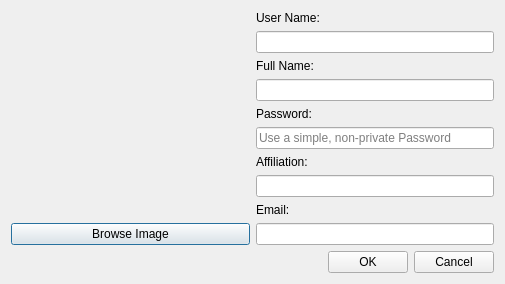
<?xml version="1.0" encoding="UTF-8"?>
<ui version="4.0">
 <class>Dialog</class>
 <widget class="QDialog" name="Dialog">
  <property name="geometry">
   <rect>
    <x>0</x>
    <y>0</y>
    <width>505</width>
    <height>281</height>
   </rect>
  </property>
  <property name="windowTitle">
   <string>Corpus Identity Settings</string>
  </property>
  <layout class="QVBoxLayout" name="verticalLayout_3">
   <item>
    <layout class="QHBoxLayout" name="horizontalLayout_4">
     <item>
      <layout class="QVBoxLayout" name="verticalLayout">
       <item>
        <widget class="QWidget" name="widget_image" native="true">
         <property name="sizePolicy">
          <sizepolicy hsizetype="Preferred" vsizetype="Expanding">
           <horstretch>0</horstretch>
           <verstretch>0</verstretch>
          </sizepolicy>
         </property>
        </widget>
       </item>
       <item>
        <widget class="QPushButton" name="btn_Browse">
         <property name="sizePolicy">
          <sizepolicy hsizetype="Expanding" vsizetype="Fixed">
           <horstretch>0</horstretch>
           <verstretch>0</verstretch>
          </sizepolicy>
         </property>
         <property name="text">
          <string>Browse Image</string>
         </property>
        </widget>
       </item>
      </layout>
     </item>
     <item>
      <layout class="QVBoxLayout" name="verticalLayout_2">
       <item>
        <widget class="QLabel" name="label_2">
         <property name="minimumSize">
          <size>
           <width>80</width>
           <height>0</height>
          </size>
         </property>
         <property name="maximumSize">
          <size>
           <width>80</width>
           <height>16777215</height>
          </size>
         </property>
         <property name="text">
          <string>User Name:</string>
         </property>
        </widget>
       </item>
       <item>
        <layout class="QHBoxLayout" name="horizontalLayout_2">
         <item>
          <widget class="QLineEdit" name="lineEdit_Name">
           <property name="sizePolicy">
            <sizepolicy hsizetype="Expanding" vsizetype="Preferred">
             <horstretch>0</horstretch>
             <verstretch>0</verstretch>
            </sizepolicy>
           </property>
          </widget>
         </item>
        </layout>
       </item>
       <item>
        <widget class="QLabel" name="label_5">
         <property name="text">
          <string>Full Name:</string>
         </property>
        </widget>
       </item>
       <item>
        <widget class="QLineEdit" name="lineEdit_FullName"/>
       </item>
       <item>
        <widget class="QLabel" name="label">
         <property name="text">
          <string>Password:</string>
         </property>
        </widget>
       </item>
       <item>
        <widget class="QLineEdit" name="lineEdi_Password">
         <property name="sizePolicy">
          <sizepolicy hsizetype="Expanding" vsizetype="Preferred">
           <horstretch>0</horstretch>
           <verstretch>0</verstretch>
          </sizepolicy>
         </property>
         <property name="placeholderText">
          <string>Use a simple, non-private Password</string>
         </property>
        </widget>
       </item>
       <item>
        <widget class="QLabel" name="label_3">
         <property name="minimumSize">
          <size>
           <width>80</width>
           <height>0</height>
          </size>
         </property>
         <property name="maximumSize">
          <size>
           <width>80</width>
           <height>16777215</height>
          </size>
         </property>
         <property name="text">
          <string>Affiliation:</string>
         </property>
        </widget>
       </item>
       <item>
        <layout class="QHBoxLayout" name="horizontalLayout_3">
         <item>
          <widget class="QLineEdit" name="lineEdit_Affiliation">
           <property name="sizePolicy">
            <sizepolicy hsizetype="Expanding" vsizetype="Preferred">
             <horstretch>0</horstretch>
             <verstretch>0</verstretch>
            </sizepolicy>
           </property>
          </widget>
         </item>
        </layout>
       </item>
       <item>
        <widget class="QLabel" name="label_4">
         <property name="text">
          <string>Email:</string>
         </property>
        </widget>
       </item>
       <item>
        <widget class="QLineEdit" name="lineEdi_Email">
         <property name="sizePolicy">
          <sizepolicy hsizetype="Expanding" vsizetype="Preferred">
           <horstretch>0</horstretch>
           <verstretch>0</verstretch>
          </sizepolicy>
         </property>
        </widget>
       </item>
       <item>
        <spacer name="verticalSpacer_2">
         <property name="orientation">
          <enum>Qt::Vertical</enum>
         </property>
         <property name="sizeHint" stdset="0">
          <size>
           <width>20</width>
           <height>40</height>
          </size>
         </property>
        </spacer>
       </item>
      </layout>
     </item>
    </layout>
   </item>
   <item>
    <layout class="QHBoxLayout" name="horizontalLayout">
     <item>
      <spacer name="horizontalSpacer">
       <property name="orientation">
        <enum>Qt::Horizontal</enum>
       </property>
       <property name="sizeHint" stdset="0">
        <size>
         <width>40</width>
         <height>20</height>
        </size>
       </property>
      </spacer>
     </item>
     <item>
      <widget class="QPushButton" name="btn_OK">
       <property name="text">
        <string>OK</string>
       </property>
      </widget>
     </item>
     <item>
      <widget class="QPushButton" name="btn_Cancel">
       <property name="text">
        <string>Cancel</string>
       </property>
      </widget>
     </item>
    </layout>
   </item>
  </layout>
 </widget>
 <resources/>
 <connections/>
</ui>
